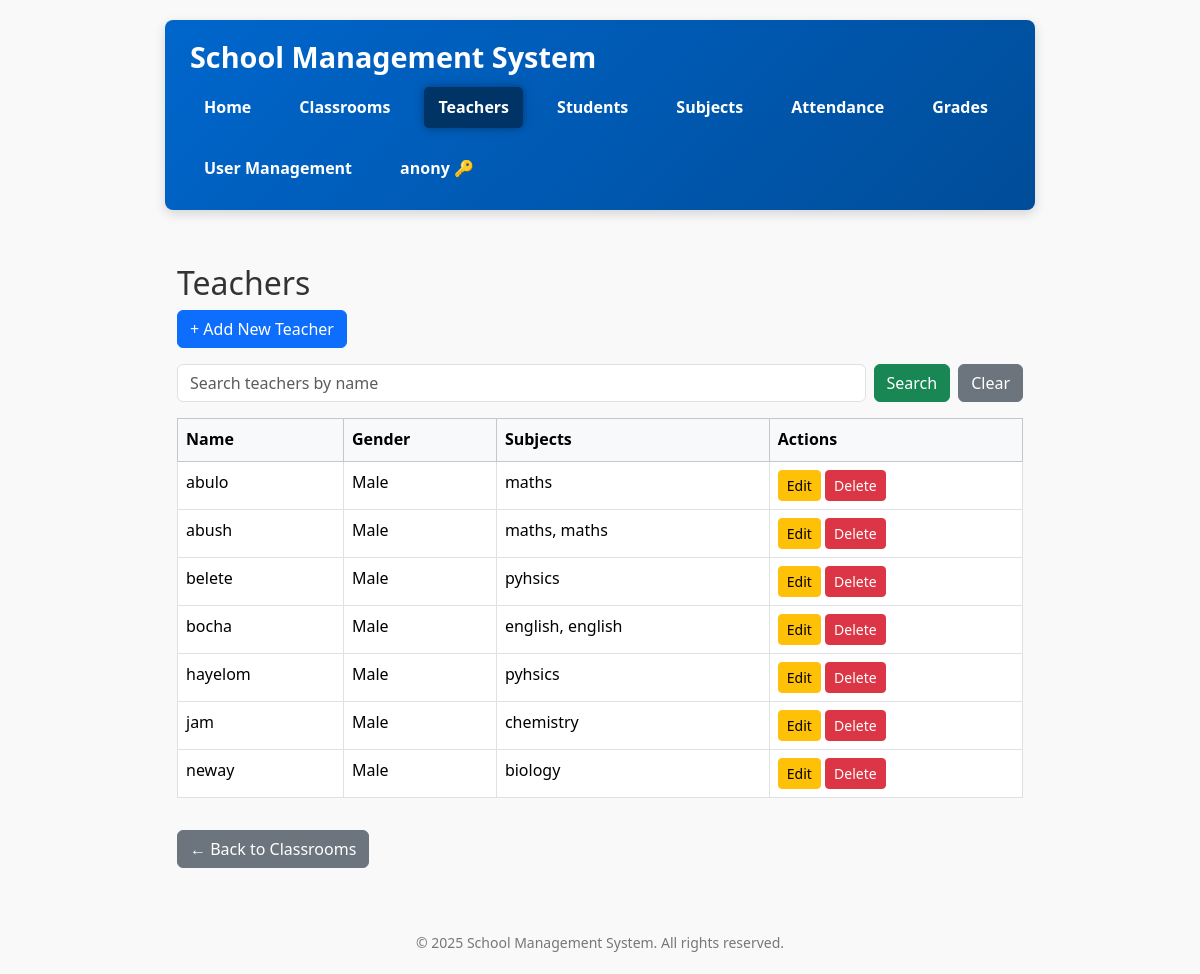
/teachers/ (signed in), run on the app's committed database.
### school/models.py (models this page shows, shortened)
class User(AbstractUser):
    ROLE_CHOICES = (
        ('ADMIN', 'Admin'),
        ('TEACHER', 'Teacher'),
        ('STUDENT', 'Student'),
    )
    role = models.CharField(max_length=10, choices=ROLE_CHOICES, null=True, blank=True)
    force_password_change = models.BooleanField(default=False)  # Add this field

class Teacher(models.Model):
    user = models.OneToOneField(settings.AUTH_USER_MODEL, on_delete=models.CASCADE)
    GENDER_CHOICES = [('Male', 'Male'), ('Female', 'Female'), ('Other', 'Other')]
    name = models.CharField(max_length=100)
    gender = models.CharField(max_length=10, choices=GENDER_CHOICES)
    subjects = models.ManyToManyField(Subject, related_name='teachers')
    contact = models.CharField(max_length=20, blank=True)
    class Meta:
        ordering = ['name']

class Subject(models.Model):
    name = models.CharField(max_length=100)
    code = models.CharField(max_length=10)
    class Meta:
        ordering = ['name']

### school/views.py (the view)
# urls.py: path('teachers/', views.teacher_list, name='teacher_list'),
@role_required(['ADMIN'])
def teacher_list(request):
    query = request.GET.get('q', '')
    if query:
        teachers = Teacher.objects.filter(name__icontains=query)
    else:
        teachers = Teacher.objects.all()
    context = {
        'teachers': teachers,
        'query': query,
    }
    return render(request, 'school/teacher_list.html', context)

### school/views.py (called while the page is built)
def role_required(allowed_roles=None):
    if allowed_roles is None:
        allowed_roles = []
    def decorator(view_func):
        @wraps(view_func)
        def wrapper(request, *args, **kwargs):
            if not request.user.is_authenticated:
                from django.contrib.auth.views import redirect_to_login
                return redirect_to_login(request.get_full_path())
            user = request.user
            if user.is_superuser:
                return view_func(request, *args, **kwargs)
            user_role = getattr(user, 'role', None)
            if user_role and user_role.upper() in [r.upper() for r in allowed_roles]:
                return view_func(request, *args, **kwargs)
            from django.shortcuts import redirect
            return redirect('school:no_permission')
        return wrapper
    return decorator

### school/templates/school/teacher_list.html (shortened to what this page needs)
{% extends 'school/base.html' %}
{% block content %}
<h2>Teachers</h2>
<div class="mb-3">
    <a href="{% url 'school:teacher_create' %}" class="btn btn-primary">+ Add New Teacher</a>
</div>
<form method="get" class="d-flex gap-2 align-items-center mb-3">
    <input type="text" name="q" placeholder="Search teachers by name" value="{{ query }}" class="form-control flex-grow-1" />
    <button type="submit" class="btn btn-success">Search</button>
    <a href="{% url 'school:teacher_list' %}" class="btn btn-secondary">Clear</a>
</form>
{% if teachers %}
<div class="table-responsive">
    <table class="table table-bordered table-hover">
        <thead class="table-light">
            <tr>
                <th>Name</th>
                <th>Gender</th>
                <th>Subjects</th>
                <th>Actions</th>
            </tr>
        </thead>
        <tbody>
            {% for teacher in teachers %}
            <tr>
                <td>{{ teacher.name }}</td>
                <td>{{ teacher.gender }}</td>
                <td>
                    {% for subject in teacher.subjects.all %}
                        {{ subject.name }}{% if not forloop.last %}, {% endif %}
                    {% empty %}
                        No subjects
                    {% endfor %}
                </td>
                <td>
                    <a href="{% url 'school:teacher_update' teacher.pk %}" class="btn btn-sm btn-warning">Edit</a>
                    <a href="{% url 'school:teacher_delete' teacher.pk %}" class="btn btn-sm btn-danger">Delete</a>
                </td>
            </tr>
            {% endfor %}
        </tbody>
    </table>
</div>
{% else %}
<p>No teachers available.</p>
{% endif %}
<div class="mt-3">
    <a href="{% url 'school:classroom_list' %}" class="btn btn-secondary">← Back to Classrooms</a>
</div>
{% endblock %}

### school/templates/school/base.html (shortened to what this page needs)
{% load static %}
<!DOCTYPE html>
<html lang="en">
<head>
    <link href="https://cdn.jsdelivr.net/npm/bootstrap@5.3.3/dist/css/bootstrap.min.css" rel="stylesheet" />
</head>
<body>
    <header>
        <div class="d-flex align-items-center">
            <h1>School Management System</h1>
        </div>
       <nav>
    <a href="{% url 'school:home' %}" class="{% if request.resolver_match.url_name == 'home' %}active{% endif %}">Home</a>
    <a href="{% url 'school:classroom_list' %}" class="{% if 'classroom' in request.path %}active{% endif %}">Classrooms</a>
    <a href="{% url 'school:teacher_list' %}" class="{% if 'teacher' in request.path %}active{% endif %}">Teachers</a>
    <a href="{% url 'school:student_list' %}" class="{% if 'student' in request.path %}active{% endif %}">Students</a>
    <a href="{% url 'school:subject_list' %}" class="{% if 'subject' in request.path %}active{% endif %}">Subjects</a>
    <a href="{% url 'school:attendance_list' %}" class="{% if 'attendance' in request.path %}active{% endif %}">Attendance</a>
    <a href="{% url 'school:grade_list' %}" class="{% if 'grade' in request.path %}active{% endif %}">Grades</a>
    {% if user.is_authenticated %}
        {% if user.is_superuser or user.role|default:''|upper == 'ADMIN' %}
            <a href="{% url 'school:user_list' %}" class="{% if 'users' in request.path %}active{% endif %}">User Management</a>
        {% endif %}
        <form id="logout-form" action="{% url 'school:logout' %}" method="post" style="display:inline;">
            <button type="submit" title="Logout">{{ user.username }} &#x1F511;</button>
        </form>
    {% else %}
        <a href="{% url 'school:login' %}" class="{% if 'login' in request.path %}active{% endif %}">Login</a>
    {% endif %}
</nav>
    </header>
    <div class="container py-4">
        {% block content %}{% endblock %}
    </div>
    <footer>
        &copy; {% now "Y" %} School Management System. All rights reserved.
    </footer>
</body>
</html>

### school/templates/school/base.html (style rules this page uses)
body { font-family: 'Segoe UI', Tahoma, Geneva, Verdana, sans-serif; max-width: 900px; margin: 20px auto; padding: 0 15px; background: #f9f9f9; color: #333; line-height: 1.6; }
header { background: linear-gradient(135deg, #0066cc 0%, #004d99 100%); color: white; padding: 20px 25px; margin-bottom: 30px; border-radius: 8px; box-shadow: 0 4px 12px rgba(0, 0, 0, 0.15); position: sticky; top: 0; z-index: 1000; }
header h1 { margin: 0; font-weight: 700; font-size: 1.8rem; user-select: none; }
nav { margin-top: 12px; display: flex; gap: 20px; flex-wrap: wrap; }
nav a, nav form button { color: white; font-weight: 600; padding: 8px 14px; border-radius: 5px; transition: background-color 0.3s ease; cursor: pointer; text-decoration: none; border: none; background: none; }
nav a.active { background-color: #003366; color: #fff; box-shadow: 0 0 8px #003366cc; }
footer { margin-top: 40px; text-align: center; color: #777; font-size: 14px; }

### data on the page
User: username "anony"
Teacher: name "abulo", gender "Male"
Subject: name "maths"
Teacher: name "abush", gender "Male"
Subject: name "maths"
Teacher: name "belete", gender "Male"
Subject: name "pyhsics"
Teacher: name "bocha", gender "Male"
Subject: name "english"
Subject: name "english"
Teacher: name "hayelom", gender "Male"
Teacher: name "jam", gender "Male"
Subject: name "chemistry"
Teacher: name "neway", gender "Male"
Subject: name "biology"
